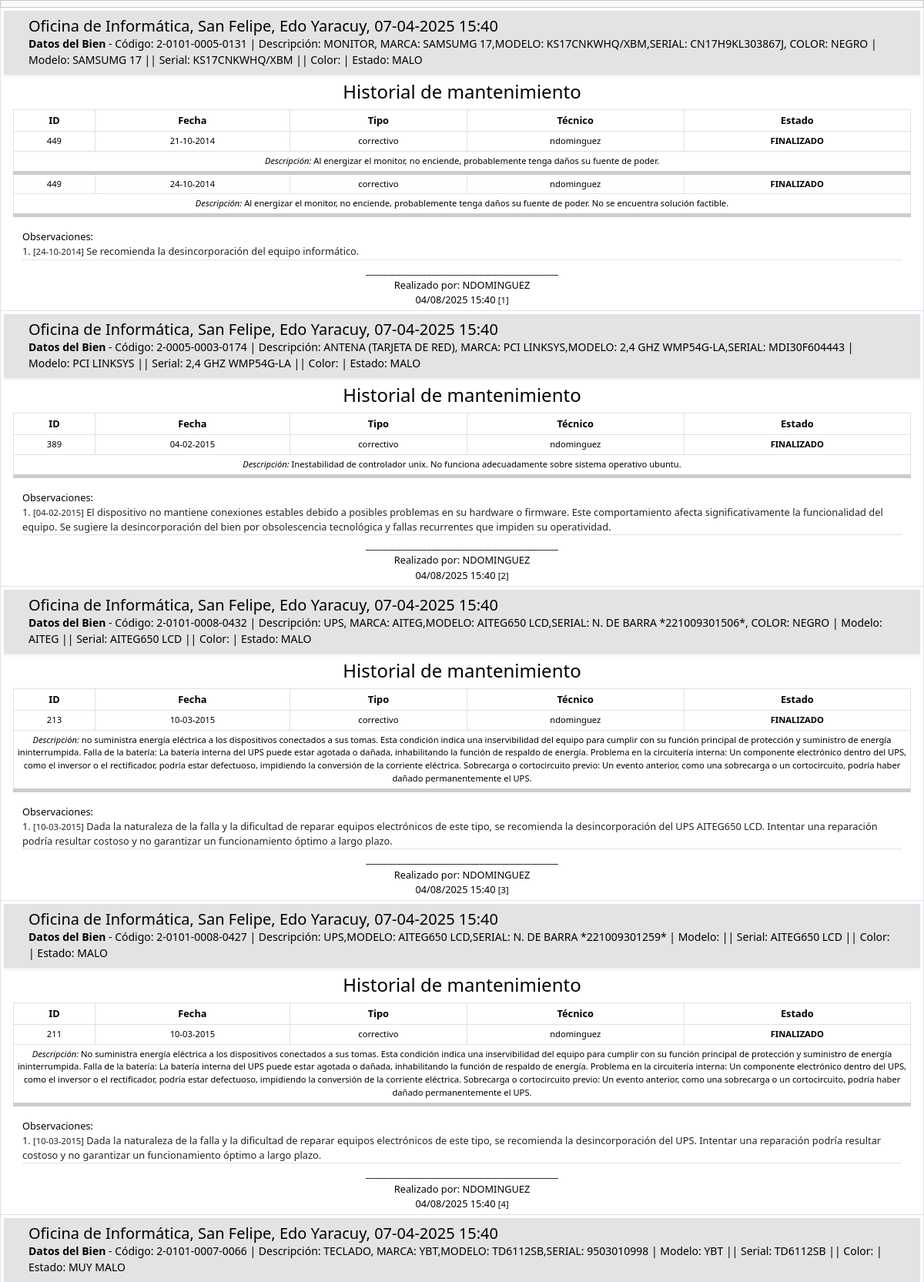
The app's page /report.php (upper part) with its own data.
### tables this page shows
CREATE TABLE properties (id INTEGER PRIMARY KEY AUTOINCREMENT, grupo STRING, subgrupo STRING, seccion STRING, ident STRING, adscription STRING, description STRING, model STRING, color STRING, serial STRING, status STRING);

CREATE TABLE maintenances (id INTEGER PRIMARY KEY AUTOINCREMENT, property_id INTEGER, code STRING, type STRING, description STRING, date DATETIME, time_taken INTEGER, technician VARCHAR(255), next_maintenance_date DATETIME, failure_reason TEXT, notes TEXT, status STRING);

### conn.php (called while the page is built, shortened)
<?php
class DB extends SQLite3
{
    public function indexWithMaintenances($fields = "*", $sort = null) {
        $query = "
            SELECT $fields
            FROM properties
            INNER JOIN maintenances ON properties.id = maintenances.property_id
            WHERE TRIM(maintenances.notes) != ''
            AND maintenances.notes LIKE '%desincorporación%'
            AND (properties.status = 'MALO' OR properties.status = 'MUY MALO')
        ";
        if ($sort) {
            $query .= " $sort";
        }
        $stmt = $this->query($query);
        $tabla_index = [];
        if ($stmt) {
            while ($row = $stmt->fetchArray()) {
                $tabla_index[] = $row;
            }
        }
        return $tabla_index;
    }
    public function index($table,$conditions=null,$fields="*",$sort=null) {
        $stmt = $this->query("SELECT ".$fields." FROM ".$table." ".$conditions." ".$sort);
        $tabla_index = [];
        if ($stmt) {
            while ($row = $stmt->fetchArray()) {
                $tabla_index[] = $row;
            }
        }
        return $tabla_index;
    }
    function getCodeId($id)
    {
        $stmt = $this->query("SELECT * FROM properties WHERE id = ".$id." order by ident ASC");
        if ($stmt) {
            $arr = $stmt->fetchArray();
            $grupo = $arr['grupo'];
            $subgrupo = str_pad($arr['subgrupo'], 4, "0", STR_PAD_LEFT);
            $seccion = str_pad($arr['seccion'], 4, "0", STR_PAD_LEFT);
            $ident = str_pad($arr['ident'], 4, "0", STR_PAD_LEFT);
            return ($arr) ? $grupo.'-'.$subgrupo.'-'.$seccion.'-'.$ident: null;
        }
    }
}

### historials/report.php (the view, shortened to what this page needs)
<?php
$technician = "ndomiguez";
$condition = " where property_id=".$property["id"];
$maintenances = $db->index("maintenances",$condition,"*"," order by date ASC ");
?>
<table class="table table-bordered table-sm" style="font-size:0.8rem">
    <thead>
        <tr>
            <th>ID </th>
            <th>Fecha</th>
            <th>Tipo</th>
            <th>Técnico</th>
            <th>Estado</th>
        </tr>
    </thead>
    <tbody>
        <?php foreach ($maintenances as $maintenance) : ?>
            <tr>
                <td class="small"><?php echo $property["id"]; ?></td>
                <td class="small text-nowrap"><?php echo date("d-m-Y", strtotime($maintenance["date"])); ?></td>
                <td class="small"><?php echo $maintenance["type"]; ?></td>
                <td class="small"><?php echo $maintenance["technician"]; ?></td>
                <td class="small <?php echo ($maintenance['status'] == 'finalizado') ? "text-uppercase fw-bold " : null; ?>"><?php echo $maintenance["status"]; ?></td>
            </tr>
            <tr> <td colspan="5" class="small" style="border-bottom: 5px #ccc solid !important;"><i>Descripción:</i> <?php echo $maintenance["description"]; ?></td> </tr>
            <?php $technician = $maintenance['technician']; ?>
        <?php endforeach; ?>
    </tbody>
</table>
<div class=" container-fluid text-start" style="font-size:0.8rem">
    <div>Observaciones:</div>
    <ul class="list-group list-group-numbered list-group-flush">
        <?php foreach ($maintenances as $maintenance) : ?>
            <?php if (!empty($maintenance["notes"])) { ?>
                <li class="list-group-item my-0 p-0"> <small class="small">[<?php echo date("d-m-Y", strtotime($maintenance["date"])); ?>]</small> <?php echo $maintenance["notes"]; ?></li>
            <?php } ?>
        <?php endforeach; ?>
        <li>
            <div class="text-center">
                <div class="my-0 pt-1">____________________________________________</div>
                <div class="my-0 py-0">Realizado por: <span class=" text-uppercase"><?php echo $technician; ?></span></div>
                <div class="my-0 py-0"><?php echo date("d/m/Y H:i"); ?> <small>[<?php echo $count; ?>]</small></div>
            </div>
    </ul>
</div>

### report.php (shortened to what this page needs)
<?php
$base = $_SERVER['DOCUMENT_ROOT'];
include_once($base.'/conn.php');
$db = new DB($base.'/db.db');
$properties = $db->indexWithMaintenances("properties.*", " order by date ASC ");
?>
<!DOCTYPE html>
<html lang="es">
<head>
    <?php include($base.'/include/head.php'); ?>
</head>
<body class="d-flex h-100 text-center">
<div class="container-fluid bg-white p-0">
    <div class="table-responsive bg-white p-0">
        <table class="table table-bordered table-sm">
            <thead class="table-light">
                <tr>
                    <th> </th>
                </tr>
            </thead>
            <tbody>
                <?php $count = 0; ?>
                <?php foreach ($properties as $property): ?>
                <?php $count++; ?></small>
                <tr>
                    <td>
                        <div>
                            <div class="d-flex w-100 h-100 mx-auto flex-column">
                                <header class="bg-secondary-subtle border-bottom shadow-sm py-2 px-2">
                                    <div class="container-fluid">
                                        <?php include('historials/membrete.php'); ?>
                                    </div>
                                </header>
                                <main class="px-0 mx-0 w-100 mt-2">
                                    <div class="container-fluid">
                                        <h4>Historial de mantenimiento </h4>
                                        <?php include('historials/report.php'); ?>
                                    </div>
                                </main>
                            </div>
                        </div>
                    </td>
                </tr>
                <?php endforeach; ?>
            </tbody>
        </table>
    </div>
</div>
</body>
</html>

### historials/membrete.php
<div class="container-fluid">
    <div class="row">
        <div class="col-12">
            <div class="text-start">
                <h5 class="my-0 py-0">Oficina de Informática, San Felipe, Edo Yaracuy, 07-04-2025 <?php echo date("H:i"); ?></h5>
            </div>
        </div>
        <div class="col-12">
            <div class="text-start small">
                <div class="my-0 py-0"> <strong>Datos del Bien</strong> - Código: <?php echo $db->getCodeId($property["id"]); ?> | Descripción: <?php echo $property["description"]; ?> | Modelo: <?php echo $property["model"]; ?> || Serial: <?php echo $property["serial"]; ?> || Color: <?php echo $property["color"]; ?> | Estado: <?php echo $property["status"]; ?></div>
            </div>
        </div>
    </div>
</div>

### records on screen
properties: $db->getCodeId($property["id"]) "2-0101-0005-0131", description "MONITOR, MARCA: SAMSUMG 17,MODELO: KS17CNKWHQ/XBM,SERIAL: CN17H9KL303867J, COLOR: NEGRO", model "SAMSUMG 17", serial "KS17CNKWHQ/XBM", status "MALO", maintenances.technician "NDOMINGUEZ", count "1"
maintenances: property "449", date "21-10-2014", type "correctivo", technician "ndominguez", status "FINALIZADO", description "Al energizar el monitor, no enciende, probablemente tenga daños su fuente de poder."
maintenances: property "449", date "24-10-2014", type "correctivo", technician "ndominguez", status "FINALIZADO", description "Al energizar el monitor, no enciende, probablemente tenga daños su fuente de poder. No se encuentra solución factible.", notes "Se recomienda la desincorporación del equipo informático."
properties: $db->getCodeId($property["id"]) "2-0005-0003-0174", description "ANTENA (TARJETA DE RED), MARCA: PCI LINKSYS,MODELO: 2,4 GHZ WMP54G-LA,SERIAL: MDI30F604443", model "PCI LINKSYS", serial "2,4 GHZ WMP54G-LA", status "MALO", maintenances.technician "NDOMINGUEZ", count "2"
maintenances: property "389", date "04-02-2015", type "correctivo", technician "ndominguez", status "FINALIZADO", description "Inestabilidad de controlador unix. No funciona adecuadamente sobre sistema operativo ubuntu.", notes "El dispositivo no mantiene conexiones estables debido a posibles problemas en su hardware o firmware. Este comportamiento afecta significativamente la funcionalidad del equipo. Se sugiere la desincorporación del bien por obsolescencia tecnológica y fallas recurrentes que impiden su operatividad."
properties: $db->getCodeId($property["id"]) "2-0101-0008-0432", description "UPS, MARCA: AITEG,MODELO: AITEG650 LCD,SERIAL: N. DE BARRA *221009301506*, COLOR: NEGRO", model "AITEG", serial "AITEG650 LCD", status "MALO", maintenances.technician "NDOMINGUEZ", count "3"
maintenances: property "213", date "10-03-2015", type "correctivo", technician "ndominguez", status "FINALIZADO", description "no suministra energía eléctrica a los dispositivos conectados a sus tomas. Esta condición indica una inservibilidad del equipo para cumplir con su función principal de protección y suministro de energía ininterrumpida. Falla de la batería: La batería interna del UPS puede estar agotada o dañada, inhabilitando la función de respaldo de energía. Problema en la circuitería interna: Un componente electrónico dentro del UPS, como el inversor o el rectificador, podría estar defectuoso, impidiendo la conversión de la corriente eléctrica. Sobrecarga o cortocircuito previo: Un evento anterior, como una sobrecarga o un cortocircuito, podría haber dañado permanentemente el UPS.", notes "Dada la naturaleza de la falla y la dificultad de reparar equipos electrónicos de este tipo, se recomienda la desincorporación del UPS AITEG650 LCD. Intentar una reparación podría resultar costoso y no garantizar un funcionamiento óptimo a largo plazo."
properties: $db->getCodeId($property["id"]) "2-0101-0008-0427", description "UPS,MODELO: AITEG650 LCD,SERIAL: N. DE BARRA *221009301259*", serial "AITEG650 LCD", status "MALO", maintenances.technician "NDOMINGUEZ", count "4"
maintenances: property "211", date "10-03-2015", type "correctivo", technician "ndominguez", status "FINALIZADO", description "No suministra energía eléctrica a los dispositivos conectados a sus tomas. Esta condición indica una inservibilidad del equipo para cumplir con su función principal de protección y suministro de energía ininterrumpida. Falla de la batería: La batería interna del UPS puede estar agotada o dañada, inhabilitando la función de respaldo de energía. Problema en la circuitería interna: Un componente electrónico dentro del UPS, como el inversor o el rectificador, podría estar defectuoso, impidiendo la conversión de la corriente eléctrica. Sobrecarga o cortocircuito previo: Un evento anterior, como una sobrecarga o un cortocircuito, podría haber dañado permanentemente el UPS.", notes "Dada la naturaleza de la falla y la dificultad de reparar equipos electrónicos de este tipo, se recomienda la desincorporación del UPS. Intentar una reparación podría resultar costoso y no garantizar un funcionamiento óptimo a largo plazo."
properties: $db->getCodeId($property["id"]) "2-0101-0007-0066", description "TECLADO, MARCA: YBT,MODELO: TD6112SB,SERIAL: 9503010998", model "YBT", serial "TD6112SB", status "MUY MALO"
